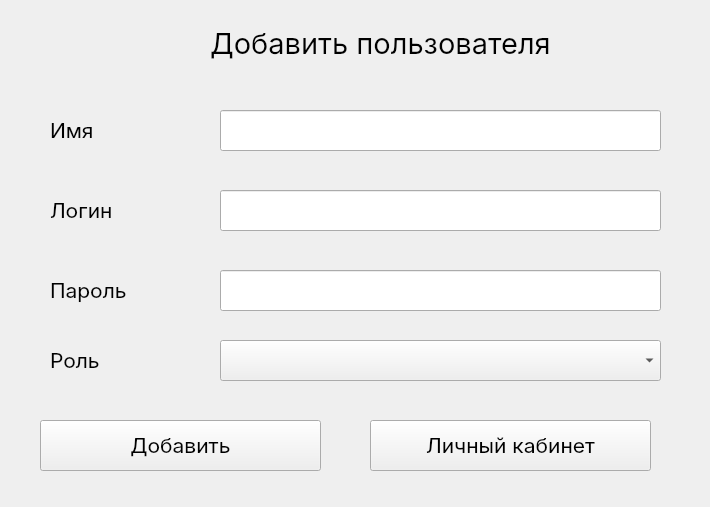
<?xml version="1.0" encoding="UTF-8"?>
<ui version="4.0">
 <class>AddUserWindow</class>
 <widget class="QWidget" name="AddUserWindow">
  <property name="windowModality">
   <enum>Qt::NonModal</enum>
  </property>
  <property name="geometry">
   <rect>
    <x>0</x>
    <y>0</y>
    <width>710</width>
    <height>507</height>
   </rect>
  </property>
  <property name="sizePolicy">
   <sizepolicy hsizetype="Fixed" vsizetype="Fixed">
    <horstretch>0</horstretch>
    <verstretch>0</verstretch>
   </sizepolicy>
  </property>
  <property name="minimumSize">
   <size>
    <width>710</width>
    <height>507</height>
   </size>
  </property>
  <property name="maximumSize">
   <size>
    <width>710</width>
    <height>507</height>
   </size>
  </property>
  <property name="palette">
   <palette>
    <active/>
    <inactive/>
    <disabled/>
   </palette>
  </property>
  <property name="windowTitle">
   <string>Добавление пользователя</string>
  </property>
  <widget class="QPushButton" name="go_area_button">
   <property name="geometry">
    <rect>
     <x>370</x>
     <y>420</y>
     <width>281</width>
     <height>51</height>
    </rect>
   </property>
   <property name="font">
    <font>
     <family>Inter</family>
     <pointsize>16</pointsize>
    </font>
   </property>
   <property name="text">
    <string>Личный кабинет</string>
   </property>
  </widget>
  <widget class="QPushButton" name="add_button">
   <property name="geometry">
    <rect>
     <x>40</x>
     <y>420</y>
     <width>281</width>
     <height>51</height>
    </rect>
   </property>
   <property name="font">
    <font>
     <family>Inter</family>
     <pointsize>16</pointsize>
    </font>
   </property>
   <property name="text">
    <string>Добавить</string>
   </property>
  </widget>
  <widget class="QLabel" name="user_login_label">
   <property name="geometry">
    <rect>
     <x>50</x>
     <y>190</y>
     <width>151</width>
     <height>41</height>
    </rect>
   </property>
   <property name="font">
    <font>
     <family>Inter</family>
     <pointsize>16</pointsize>
    </font>
   </property>
   <property name="text">
    <string>Логин</string>
   </property>
   <property name="margin">
    <number>0</number>
   </property>
  </widget>
  <widget class="QLabel" name="user_name_label">
   <property name="geometry">
    <rect>
     <x>50</x>
     <y>110</y>
     <width>131</width>
     <height>41</height>
    </rect>
   </property>
   <property name="font">
    <font>
     <family>Inter</family>
     <pointsize>16</pointsize>
    </font>
   </property>
   <property name="text">
    <string>Имя</string>
   </property>
   <property name="margin">
    <number>0</number>
   </property>
  </widget>
  <widget class="QLineEdit" name="user_name_line_edit">
   <property name="geometry">
    <rect>
     <x>220</x>
     <y>110</y>
     <width>441</width>
     <height>41</height>
    </rect>
   </property>
   <property name="font">
    <font>
     <family>Inter</family>
     <pointsize>16</pointsize>
    </font>
   </property>
  </widget>
  <widget class="QLabel" name="user_password_label">
   <property name="geometry">
    <rect>
     <x>50</x>
     <y>270</y>
     <width>101</width>
     <height>41</height>
    </rect>
   </property>
   <property name="font">
    <font>
     <family>Inter</family>
     <pointsize>16</pointsize>
    </font>
   </property>
   <property name="text">
    <string>Пароль</string>
   </property>
   <property name="margin">
    <number>0</number>
   </property>
  </widget>
  <widget class="QLabel" name="add_user_label">
   <property name="geometry">
    <rect>
     <x>210</x>
     <y>20</y>
     <width>431</width>
     <height>45</height>
    </rect>
   </property>
   <property name="font">
    <font>
     <family>Inter</family>
     <pointsize>22</pointsize>
    </font>
   </property>
   <property name="text">
    <string>Добавить пользователя</string>
   </property>
  </widget>
  <widget class="QLabel" name="user_role_label">
   <property name="geometry">
    <rect>
     <x>50</x>
     <y>340</y>
     <width>101</width>
     <height>41</height>
    </rect>
   </property>
   <property name="font">
    <font>
     <family>Inter</family>
     <pointsize>16</pointsize>
    </font>
   </property>
   <property name="text">
    <string>Роль</string>
   </property>
   <property name="margin">
    <number>0</number>
   </property>
  </widget>
  <widget class="QLineEdit" name="user_login_line_edit">
   <property name="geometry">
    <rect>
     <x>220</x>
     <y>190</y>
     <width>441</width>
     <height>41</height>
    </rect>
   </property>
   <property name="font">
    <font>
     <family>Inter</family>
     <pointsize>16</pointsize>
    </font>
   </property>
  </widget>
  <widget class="QLineEdit" name="user_password_line_edit">
   <property name="geometry">
    <rect>
     <x>220</x>
     <y>270</y>
     <width>441</width>
     <height>41</height>
    </rect>
   </property>
   <property name="font">
    <font>
     <family>Inter</family>
     <pointsize>16</pointsize>
    </font>
   </property>
  </widget>
  <widget class="QComboBox" name="user_role_combo_box">
   <property name="geometry">
    <rect>
     <x>220</x>
     <y>340</y>
     <width>441</width>
     <height>41</height>
    </rect>
   </property>
   <property name="font">
    <font>
     <family>Inter</family>
     <pointsize>16</pointsize>
    </font>
   </property>
   <property name="currentText">
    <string/>
   </property>
   <property name="placeholderText">
    <string>Роль</string>
   </property>
  </widget>
  <zorder>user_login_label</zorder>
  <zorder>user_name_label</zorder>
  <zorder>user_name_line_edit</zorder>
  <zorder>user_password_label</zorder>
  <zorder>add_user_label</zorder>
  <zorder>user_role_label</zorder>
  <zorder>user_login_line_edit</zorder>
  <zorder>user_password_line_edit</zorder>
  <zorder>add_button</zorder>
  <zorder>go_area_button</zorder>
  <zorder>user_role_combo_box</zorder>
 </widget>
 <resources/>
 <connections/>
</ui>
